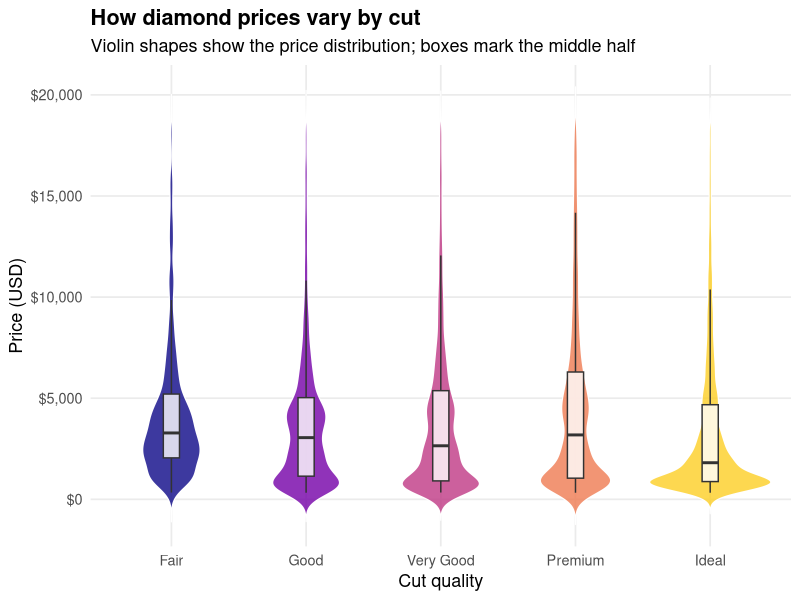

Recreate this plot in R.
library(tidyverse)

diamonds_plot <- ggplot(diamonds, aes(x = cut, y = price, fill = cut)) +
  geom_violin(trim = FALSE, alpha = 0.8, color = "white", linewidth = 0.4) +
  geom_boxplot(width = 0.12, fill = "white", outlier.shape = NA, alpha = 0.8) +
  scale_fill_viridis_d(option = "C", end = 0.9, guide = "none") +
  scale_y_continuous(labels = scales::label_dollar()) +
  labs(
    title = "How diamond prices vary by cut",
    subtitle = "Violin shapes show the price distribution; boxes mark the middle half",
    x = "Cut quality",
    y = "Price (USD)"
  ) +
  theme_minimal(base_size = 13) +
  theme(
    plot.title = element_text(face = "bold"),
    panel.grid.minor = element_blank()
  )

ggsave(
  filename = "diamonds-2.png",
  plot = diamonds_plot,
  width = 9,
  height = 6,
  dpi = 300,
  bg = "white"
)
